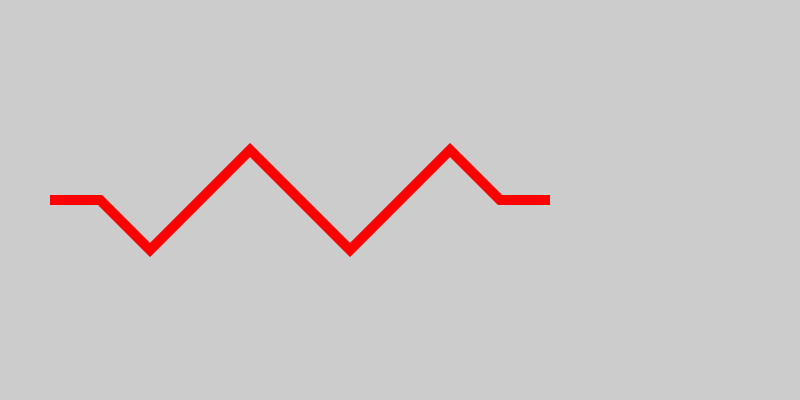

Recreate this plot in Python.
import cairo

surface = cairo.ImageSurface(cairo.FORMAT_ARGB32, 800, 400)
ctx = cairo.Context(surface)
ctx.set_source_rgb(0.8, 0.8, 0.8)
ctx.paint()

ctx.move_to(50, 200)
ctx.line_to(100, 200)
ctx.line_to(150, 250)
ctx.line_to(250, 150)
ctx.line_to(350, 250)
ctx.line_to(450, 150)
ctx.line_to(500, 200)
ctx.line_to(550, 200)
ctx.set_source_rgb(1, 0, 0)
ctx.set_line_width(10)
ctx.stroke()

surface.write_to_png("lines.jpg")
